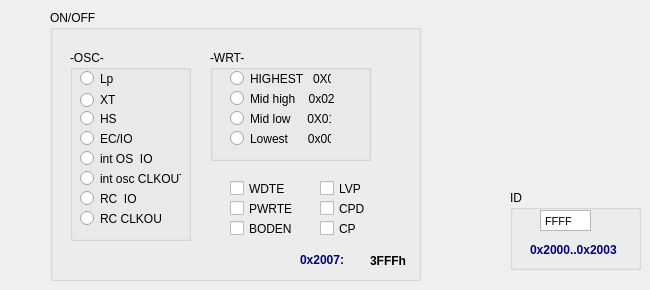
     <widget class="QWidget" name="page">
      <widget class="QGroupBox" name="groupBox_4">
       <property name="geometry">
        <rect>
         <x>510</x>
         <y>190</y>
         <width>131</width>
         <height>80</height>
        </rect>
       </property>
       <property name="title">
        <string>ID</string>
       </property>
       <widget class="QTextEdit" name="txtE_low_6">
        <property name="enabled">
         <bool>true</bool>
        </property>
        <property name="geometry">
         <rect>
          <x>30</x>
          <y>20</y>
          <width>51</width>
          <height>21</height>
         </rect>
        </property>
        <property name="whatsThis">
         <string notr="true"/>
        </property>
        <property name="accessibleName">
         <string notr="true"/>
        </property>
        <property name="verticalScrollBarPolicy">
         <enum>Qt::ScrollBarAlwaysOff</enum>
        </property>
        <property name="undoRedoEnabled">
         <bool>false</bool>
        </property>
        <property name="html">
         <string>&lt;!DOCTYPE HTML PUBLIC &quot;-//W3C//DTD HTML 4.0//EN&quot; &quot;http://www.w3.org/TR/REC-html40/strict.dtd&quot;&gt;
&lt;html&gt;&lt;head&gt;&lt;meta name=&quot;qrichtext&quot; content=&quot;1&quot; /&gt;&lt;style type=&quot;text/css&quot;&gt;
p, li { white-space: pre-wrap; }
&lt;/style&gt;&lt;/head&gt;&lt;body style=&quot; font-family:'MS Shell Dlg 2'; font-size:8.25pt; font-weight:400; font-style:normal;&quot;&gt;
&lt;p style=&quot; margin-top:0px; margin-bottom:0px; margin-left:0px; margin-right:0px; -qt-block-indent:0; text-indent:0px;&quot;&gt;&lt;span style=&quot; font-size:8pt;&quot;&gt;FFFF&lt;/span&gt;&lt;/p&gt;&lt;/body&gt;&lt;/html&gt;</string>
        </property>
        <property name="overwriteMode">
         <bool>true</bool>
        </property>
        <property name="tabStopWidth">
         <number>2</number>
        </property>
        <property name="acceptRichText">
         <bool>true</bool>
        </property>
       </widget>
       <widget class="QLabel" name="label_5">
        <property name="geometry">
         <rect>
          <x>20</x>
          <y>50</y>
          <width>101</width>
          <height>20</height>
         </rect>
        </property>
        <property name="palette">
         <palette>
          <active>
           <colorrole role="WindowText">
            <brush brushstyle="SolidPattern">
             <color alpha="255">
              <red>0</red>
              <green>0</green>
              <blue>127</blue>
             </color>
            </brush>
           </colorrole>
           <colorrole role="Text">
            <brush brushstyle="SolidPattern">
             <color alpha="255">
              <red>0</red>
              <green>0</green>
              <blue>127</blue>
             </color>
            </brush>
           </colorrole>
           <colorrole role="ButtonText">
            <brush brushstyle="SolidPattern">
             <color alpha="255">
              <red>0</red>
              <green>0</green>
              <blue>127</blue>
             </color>
            </brush>
           </colorrole>
          </active>
          <inactive>
           <colorrole role="WindowText">
            <brush brushstyle="SolidPattern">
             <color alpha="255">
              <red>0</red>
              <green>0</green>
              <blue>127</blue>
             </color>
            </brush>
           </colorrole>
           <colorrole role="Text">
            <brush brushstyle="SolidPattern">
             <color alpha="255">
              <red>0</red>
              <green>0</green>
              <blue>127</blue>
             </color>
            </brush>
           </colorrole>
           <colorrole role="ButtonText">
            <brush brushstyle="SolidPattern">
             <color alpha="255">
              <red>0</red>
              <green>0</green>
              <blue>127</blue>
             </color>
            </brush>
           </colorrole>
          </inactive>
          <disabled>
           <colorrole role="WindowText">
            <brush brushstyle="SolidPattern">
             <color alpha="255">
              <red>118</red>
              <green>116</green>
              <blue>108</blue>
             </color>
            </brush>
           </colorrole>
           <colorrole role="Text">
            <brush brushstyle="SolidPattern">
             <color alpha="255">
              <red>118</red>
              <green>116</green>
              <blue>108</blue>
             </color>
            </brush>
           </colorrole>
           <colorrole role="ButtonText">
            <brush brushstyle="SolidPattern">
             <color alpha="255">
              <red>118</red>
              <green>116</green>
              <blue>108</blue>
             </color>
            </brush>
           </colorrole>
          </disabled>
         </palette>
        </property>
        <property name="font">
         <font>
          <pointsize>9</pointsize>
          <weight>75</weight>
          <bold>true</bold>
         </font>
        </property>
        <property name="focusPolicy">
         <enum>Qt::ClickFocus</enum>
        </property>
        <property name="contextMenuPolicy">
         <enum>Qt::DefaultContextMenu</enum>
        </property>
        <property name="frameShadow">
         <enum>QFrame::Raised</enum>
        </property>
        <property name="lineWidth">
         <number>2</number>
        </property>
        <property name="text">
         <string>0x2000..0x2003</string>
        </property>
       </widget>
      </widget>
      <widget class="QGroupBox" name="groupBox_5">
       <property name="geometry">
        <rect>
         <x>50</x>
         <y>10</y>
         <width>371</width>
         <height>271</height>
        </rect>
       </property>
       <property name="title">
        <string>ON/OFF</string>
       </property>
       <widget class="QCheckBox" name="CHb_pic12_wdt">
        <property name="geometry">
         <rect>
          <x>180</x>
          <y>170</y>
          <width>70</width>
          <height>17</height>
         </rect>
        </property>
        <property name="text">
         <string>WDTE</string>
        </property>
       </widget>
       <widget class="QCheckBox" name="CHb_pic12_pwrte">
        <property name="geometry">
         <rect>
          <x>180</x>
          <y>190</y>
          <width>70</width>
          <height>17</height>
         </rect>
        </property>
        <property name="text">
         <string>PWRTE</string>
        </property>
       </widget>
       <widget class="QCheckBox" name="CHb_pic12_boden">
        <property name="geometry">
         <rect>
          <x>180</x>
          <y>210</y>
          <width>70</width>
          <height>17</height>
         </rect>
        </property>
        <property name="text">
         <string>BODEN</string>
        </property>
       </widget>
       <widget class="QCheckBox" name="CHb_pic12_wdt_2">
        <property name="geometry">
         <rect>
          <x>270</x>
          <y>170</y>
          <width>70</width>
          <height>17</height>
         </rect>
        </property>
        <property name="text">
         <string>LVP</string>
        </property>
       </widget>
       <widget class="QCheckBox" name="CHb_pic12_cpd">
        <property name="geometry">
         <rect>
          <x>270</x>
          <y>190</y>
          <width>70</width>
          <height>17</height>
         </rect>
        </property>
        <property name="text">
         <string>CPD</string>
        </property>
       </widget>
       <widget class="QCheckBox" name="CHb_pic12_CP">
        <property name="geometry">
         <rect>
          <x>270</x>
          <y>210</y>
          <width>70</width>
          <height>17</height>
         </rect>
        </property>
        <property name="text">
         <string>CP</string>
        </property>
       </widget>
       <widget class="QLabel" name="label_6">
        <property name="geometry">
         <rect>
          <x>250</x>
          <y>240</y>
          <width>61</width>
          <height>20</height>
         </rect>
        </property>
        <property name="palette">
         <palette>
          <active>
           <colorrole role="WindowText">
            <brush brushstyle="SolidPattern">
             <color alpha="255">
              <red>0</red>
              <green>0</green>
              <blue>127</blue>
             </color>
            </brush>
           </colorrole>
           <colorrole role="Text">
            <brush brushstyle="SolidPattern">
             <color alpha="255">
              <red>0</red>
              <green>0</green>
              <blue>127</blue>
             </color>
            </brush>
           </colorrole>
           <colorrole role="ButtonText">
            <brush brushstyle="SolidPattern">
             <color alpha="255">
              <red>0</red>
              <green>0</green>
              <blue>127</blue>
             </color>
            </brush>
           </colorrole>
          </active>
          <inactive>
           <colorrole role="WindowText">
            <brush brushstyle="SolidPattern">
             <color alpha="255">
              <red>0</red>
              <green>0</green>
              <blue>127</blue>
             </color>
            </brush>
           </colorrole>
           <colorrole role="Text">
            <brush brushstyle="SolidPattern">
             <color alpha="255">
              <red>0</red>
              <green>0</green>
              <blue>127</blue>
             </color>
            </brush>
           </colorrole>
           <colorrole role="ButtonText">
            <brush brushstyle="SolidPattern">
             <color alpha="255">
              <red>0</red>
              <green>0</green>
              <blue>127</blue>
             </color>
            </brush>
           </colorrole>
          </inactive>
          <disabled>
           <colorrole role="WindowText">
            <brush brushstyle="SolidPattern">
             <color alpha="255">
              <red>118</red>
              <green>116</green>
              <blue>108</blue>
             </color>
            </brush>
           </colorrole>
           <colorrole role="Text">
            <brush brushstyle="SolidPattern">
             <color alpha="255">
              <red>118</red>
              <green>116</green>
              <blue>108</blue>
             </color>
            </brush>
           </colorrole>
           <colorrole role="ButtonText">
            <brush brushstyle="SolidPattern">
             <color alpha="255">
              <red>118</red>
              <green>116</green>
              <blue>108</blue>
             </color>
            </brush>
           </colorrole>
          </disabled>
         </palette>
        </property>
        <property name="font">
         <font>
          <pointsize>9</pointsize>
          <weight>75</weight>
          <bold>true</bold>
         </font>
        </property>
        <property name="focusPolicy">
         <enum>Qt::ClickFocus</enum>
        </property>
        <property name="contextMenuPolicy">
         <enum>Qt::DefaultContextMenu</enum>
        </property>
        <property name="frameShadow">
         <enum>QFrame::Raised</enum>
        </property>
        <property name="lineWidth">
         <number>2</number>
        </property>
        <property name="text">
         <string>0x2007:</string>
        </property>
       </widget>
       <widget class="QLabel" name="label_7">
        <property name="geometry">
         <rect>
          <x>320</x>
          <y>240</y>
          <width>46</width>
          <height>21</height>
         </rect>
        </property>
        <property name="font">
         <font>
          <pointsize>9</pointsize>
          <weight>75</weight>
          <bold>true</bold>
         </font>
        </property>
        <property name="text">
         <string>3FFFh</string>
        </property>
       </widget>
       <widget class="QGroupBox" name="groupBox_6">
        <property name="geometry">
         <rect>
          <x>160</x>
          <y>40</y>
          <width>161</width>
          <height>111</height>
         </rect>
        </property>
        <property name="title">
         <string>-WRT-</string>
        </property>
        <widget class="QRadioButton" name="Rd_pi12_03">
         <property name="geometry">
          <rect>
           <x>20</x>
           <y>20</y>
           <width>101</width>
           <height>17</height>
          </rect>
         </property>
         <property name="text">
          <string>HIGHEST   0X03</string>
         </property>
        </widget>
        <widget class="QRadioButton" name="Rd_pi16_pof_2">
         <property name="geometry">
          <rect>
           <x>20</x>
           <y>40</y>
           <width>121</width>
           <height>17</height>
          </rect>
         </property>
         <property name="text">
          <string>Mid high    0x02</string>
         </property>
        </widget>
        <widget class="QRadioButton" name="Rd_pi16_pof_3">
         <property name="geometry">
          <rect>
           <x>20</x>
           <y>60</y>
           <width>101</width>
           <height>17</height>
          </rect>
         </property>
         <property name="text">
          <string>Mid low     0X01</string>
         </property>
        </widget>
        <widget class="QRadioButton" name="Rd_pi16_00">
         <property name="geometry">
          <rect>
           <x>20</x>
           <y>80</y>
           <width>101</width>
           <height>17</height>
          </rect>
         </property>
         <property name="text">
          <string>Lowest      0x00</string>
         </property>
        </widget>
       </widget>
       <widget class="QGroupBox" name="groupBox_7">
        <property name="geometry">
         <rect>
          <x>20</x>
          <y>40</y>
          <width>121</width>
          <height>191</height>
         </rect>
        </property>
        <property name="title">
         <string>-OSC-</string>
        </property>
        <widget class="QRadioButton" name="Rd_pi12_lp">
         <property name="geometry">
          <rect>
           <x>10</x>
           <y>20</y>
           <width>82</width>
           <height>17</height>
          </rect>
         </property>
         <property name="text">
          <string>Lp</string>
         </property>
        </widget>
        <widget class="QRadioButton" name="Rd_pi12_xt">
         <property name="geometry">
          <rect>
           <x>10</x>
           <y>40</y>
           <width>81</width>
           <height>20</height>
          </rect>
         </property>
         <property name="text">
          <string>XT</string>
         </property>
        </widget>
        <widget class="QRadioButton" name="Rd_pi12_hs">
         <property name="geometry">
          <rect>
           <x>10</x>
           <y>60</y>
           <width>82</width>
           <height>17</height>
          </rect>
         </property>
         <property name="text">
          <string>HS</string>
         </property>
        </widget>
        <widget class="QRadioButton" name="Rd_pi12_ec_io">
         <property name="geometry">
          <rect>
           <x>10</x>
           <y>80</y>
           <width>82</width>
           <height>17</height>
          </rect>
         </property>
         <property name="text">
          <string>EC/IO</string>
         </property>
        </widget>
        <widget class="QRadioButton" name="Rd_pi12_osc_io">
         <property name="geometry">
          <rect>
           <x>10</x>
           <y>100</y>
           <width>82</width>
           <height>17</height>
          </rect>
         </property>
         <property name="text">
          <string>int OS  IO</string>
         </property>
        </widget>
        <widget class="QRadioButton" name="Rd_pi12_osc_clkout">
         <property name="geometry">
          <rect>
           <x>10</x>
           <y>120</y>
           <width>101</width>
           <height>17</height>
          </rect>
         </property>
         <property name="text">
          <string>int osc CLKOUT</string>
         </property>
        </widget>
        <widget class="QRadioButton" name="Rd_pi12_rc_io">
         <property name="geometry">
          <rect>
           <x>10</x>
           <y>140</y>
           <width>82</width>
           <height>17</height>
          </rect>
         </property>
         <property name="text">
          <string>RC  IO</string>
         </property>
        </widget>
        <widget class="QRadioButton" name="Rd_pi12_rc_5">
         <property name="geometry">
          <rect>
           <x>10</x>
           <y>160</y>
           <width>82</width>
           <height>17</height>
          </rect>
         </property>
         <property name="text">
          <string>RC CLKOUT</string>
         </property>
        </widget>
       </widget>
      </widget>
     </widget>
